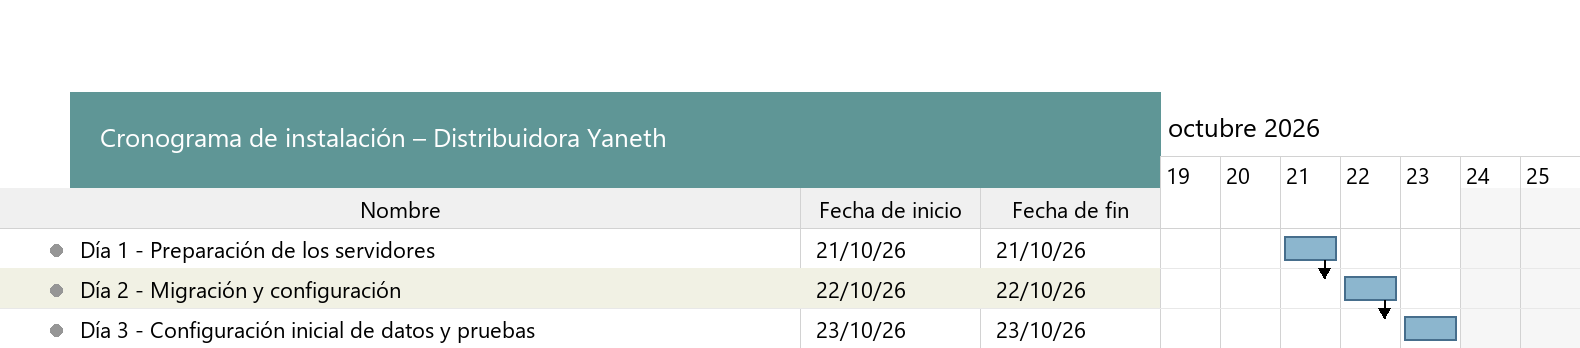

Generate this figure with Python:
"""Cronograma de instalacion (3 dias) con la misma estructura que la exportacion de GanttProject.
Uso: python gantt_instalacion.py <OUT_PNG>"""
import sys
from PIL import Image, ImageDraw, ImageFont

OUT = sys.argv[1]
K = 2  # escala (la imagen original es de 790x174)
W, H = 790 * K, 174 * K
img = Image.new('RGB', (W, H), 'white')
d = ImageDraw.Draw(img)
font = ImageFont.truetype('C:/Windows/Fonts/segoeui.ttf', 11 * K)
font_b = ImageFont.truetype('C:/Windows/Fonts/segoeuib.ttf', 12 * K)
font_title = ImageFont.truetype('C:/Windows/Fonts/segoeui.ttf', 13 * K)

GRID, HEADER, BAR, BAR_EDGE, ZEBRA = (210, 210, 210), (240, 240, 240), (140, 182, 206), (70, 110, 140), (241, 241, 228)
TASKS = [('Día 1 - Preparación de los servidores', '21/10/26', 0),
         ('Día 2 - Migración y configuración', '22/10/26', 1),
         ('Día 3 - Configuración inicial de datos y pruebas', '23/10/26', 2)]
DAYS = [19, 20, 21, 22, 23, 24, 25]  # lun 19 - dom 25 de octubre de 2026
X_NAME, X_START, X_END, X_CHART = 0, 400 * K, 490 * K, 580 * K
ROW_H, Y_HEAD, Y_BANNER = 20 * K, 94 * K, 46 * K
DAY_W = (W - X_CHART) // len(DAYS)


def s(v):
    return v * K


# banda superior (en lugar del logotipo de GanttProject)
d.rectangle([s(35), Y_BANNER, X_CHART, Y_HEAD], fill=(95, 150, 150))
d.text((s(50), Y_BANNER + s(13)), 'Cronograma de instalación – Distribuidora Yaneth', font=font_title, fill='white')
# cabecera del calendario
d.text((X_CHART + s(4), Y_BANNER + s(8)), 'octubre 2026', font=font_title, fill='black')
d.line([X_CHART, Y_BANNER + s(32), W, Y_BANNER + s(32)], fill=GRID)
for i, day in enumerate(DAYS):
    x = X_CHART + i * DAY_W
    if day in (24, 25):  # fin de semana
        d.rectangle([x, Y_HEAD, x + DAY_W, H], fill=(246, 246, 246))
    d.text((x + s(3), Y_BANNER + s(34)), str(day), font=font, fill='black')
    d.line([x, Y_BANNER + s(32), x, H], fill=GRID)
# cabecera de la tabla
d.rectangle([0, Y_HEAD, X_CHART, Y_HEAD + ROW_H], fill=HEADER)
for x, label in ((X_NAME, 'Nombre'), (X_START, 'Fecha de inicio'), (X_END, 'Fecha de fin')):
    width = (X_START if x == X_NAME else (X_END if x == X_START else X_CHART)) - x
    tw = d.textlength(label, font=font)
    d.text((x + (width - tw) / 2, Y_HEAD + s(3)), label, font=font, fill='black')
for x in (X_START, X_END, X_CHART):
    d.line([x, Y_HEAD, x, H], fill=GRID)
d.line([0, Y_HEAD + ROW_H, W, Y_HEAD + ROW_H], fill=GRID)

bars = []
for r, (name, date, offset) in enumerate(TASKS):
    y = Y_HEAD + ROW_H * (r + 1)
    if r % 2 == 1:
        d.rectangle([0, y, X_CHART - 1, y + ROW_H], fill=ZEBRA)
    d.ellipse([s(25), y + s(8), s(31), y + s(14)], fill=(150, 150, 150))
    d.text((s(40), y + s(3)), name, font=font, fill='black')
    d.text((X_START + s(8), y + s(3)), date, font=font, fill='black')
    d.text((X_END + s(8), y + s(3)), date, font=font, fill='black')
    d.line([0, y + ROW_H, W, y + ROW_H], fill=(232, 232, 232))
    x0 = X_CHART + DAYS.index(21 + offset) * DAY_W + s(2)
    box = [x0, y + s(4), x0 + DAY_W - s(4), y + ROW_H - s(4)]
    d.rectangle(box, fill=BAR, outline=BAR_EDGE, width=K)
    bars.append(box)
# dependencias fin -> inicio
for a, b in zip(bars, bars[1:]):
    xm = a[2] - s(6)
    d.line([xm, a[3], xm, b[1] + s(1)], fill='black', width=K)
    d.polygon([(xm - s(3), b[1] - s(4)), (xm + s(3), b[1] - s(4)), (xm, b[1] + s(1))], fill='black')

img.save(OUT, dpi=(96 * K, 96 * K))
print('ok', img.size)
